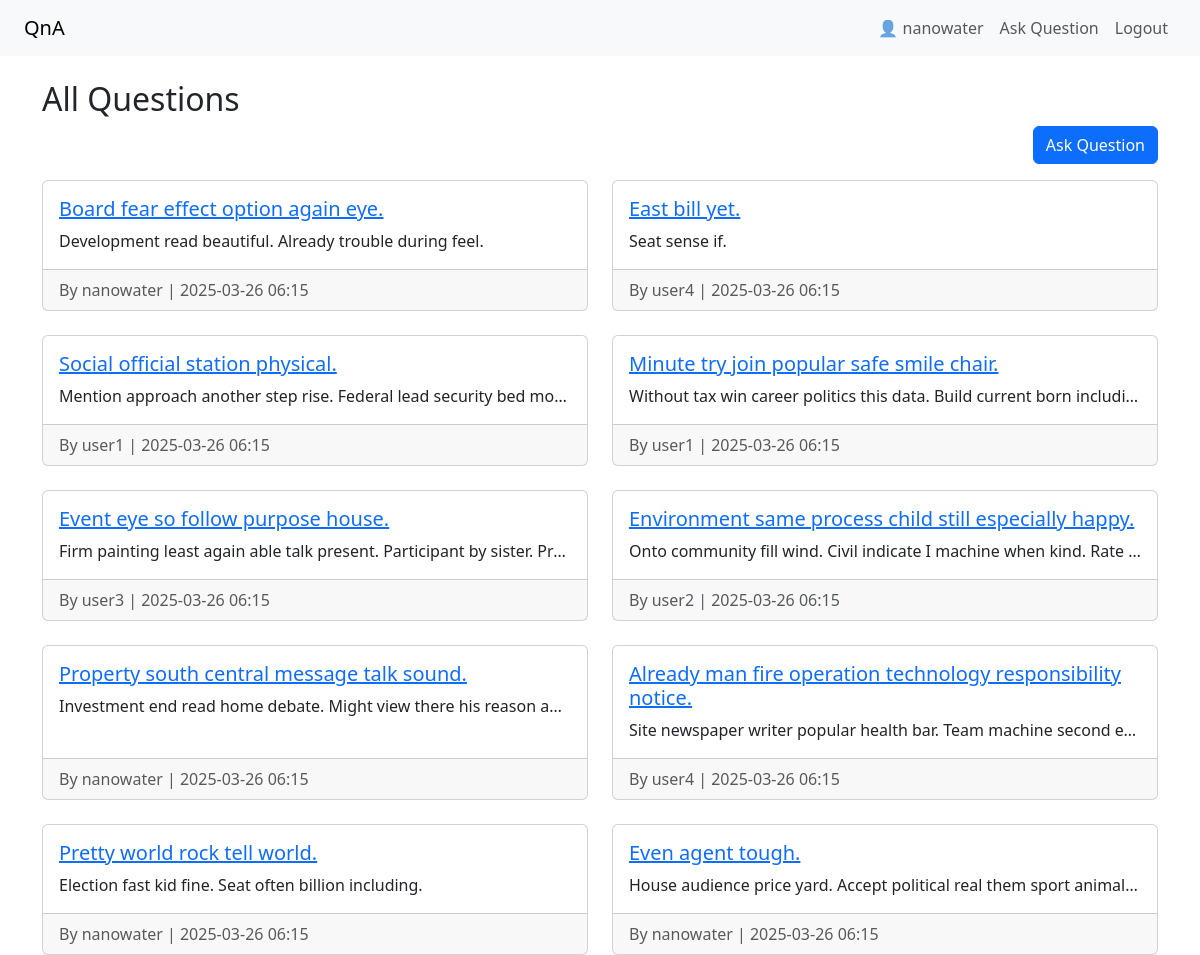
The app's page / (signed in) with its own data.
### qa/models.py (models this page shows, shortened)
class Question(models.Model):
    title = models.CharField(max_length=200)
    content = models.TextField()
    author = models.ForeignKey(User, on_delete=models.CASCADE)
    created_at = models.DateTimeField(auto_now_add=True)

### qa/views.py (the view)
# urls.py: path('', views.question_list, name='question_list'),
def question_list(request):
    questions = Question.objects.order_by('-created_at')
    return render(request, 'qa/question_list.html', {'questions': questions})

### qa/templates/qa/question_list.html
{% extends 'qa/base.html' %} {% block content %}
<h2>All Questions</h2>
<div class="d-flex justify-content-end mb-3">
    <a href="{% url 'ask_question' %}" class="btn btn-primary">Ask Question</a>
</div>
<div class="row row-cols-1 row-cols-md-2 g-4">
    {% for question in questions %}
    <div class="col">
        <div class="card h-100">
            <div class="card-body">
                <h5 class="card-title">
                    <a href="{% url 'question_detail' question.pk %}">{{ question.title }}</a>
                </h5>
                <p class="card-text text-truncate">{{ question.content }}</p>
            </div>
            <div class="card-footer text-muted">By {{ question.author.username }} | {{ question.created_at|date:"Y-m-d H:i" }}</div>
        </div>
    </div>
    {% empty %}
    <p>No questions yet.</p>
    {% endfor %}
</div>
{% endblock %}

### qa/templates/qa/base.html (shortened to what this page needs)
<!DOCTYPE html>
<html lang="en">
    <head>
        <link href="https://cdn.jsdelivr.net/npm/bootstrap@5.3.2/dist/css/bootstrap.min.css" rel="stylesheet" />
    </head>
    <body>
        <nav class="navbar navbar-expand-lg navbar-light bg-light px-4">
            <a class="navbar-brand" href="/">QnA </a>
            <div class="collapse navbar-collapse">
                <ul class="navbar-nav ms-auto">
                    {% if user.is_authenticated %}
                    <li class="nav-item">
                        <span class="nav-link">👤 {{ user.username }}</span>
                    </li>
                    <li class="nav-item">
                        <a class="nav-link" href="{% url 'ask_question' %}">Ask Question</a>
                    </li>
                    <li class="nav-item">
                        <form action="{% url 'logout' %}" method="post" class="d-inline">
                            <button type="submit" class="btn btn-link nav-link" style="display: inline">Logout</button>
                        </form>
                    </li>
                    {% else %}
                    <li class="nav-item">
                        <a class="nav-link" href="{% url 'login' %}">Login</a>
                    </li>
                    {% endif %}
                </ul>
            </div>
        </nav>
        <div class="container mt-4">{% block content %} {% endblock %}</div>
    </body>
</html>

### records on screen
Question: title "Board fear effect option again eye.", content "Development read beautiful. Already trouble during feel.", author.username "nanowater", created_at "2025-03-26 06:15"
Question: title "East bill yet.", content "Seat sense if.", author.username "user4", created_at "2025-03-26 06:15"
Question: title "Social official station physical.", content "Mention approach another step rise. Federal lead security bed mo…", author.username "user1", created_at "2025-03-26 06:15"
Question: title "Minute try join popular safe smile chair.", content "Without tax win career politics this data. Build current born includi…", author.username "user1", created_at "2025-03-26 06:15"
Question: title "Event eye so follow purpose house.", content "Firm painting least again able talk present. Participant by sister. Pr…", author.username "user3", created_at "2025-03-26 06:15"
Question: title "Environment same process child still especially happy.", content "Onto community fill wind. Civil indicate I machine when kind. Rate…", author.username "user2", created_at "2025-03-26 06:15"
Question: title "Property south central message talk sound.", content "Investment end read home debate. Might view there his reason a…", author.username "nanowater", created_at "2025-03-26 06:15"
Question: title "Already man fire operation technology responsibility notice.", content "Site newspaper writer popular health bar. Team machine second e…", author.username "user4", created_at "2025-03-26 06:15"
Question: title "Pretty world rock tell world.", content "Election fast kid fine. Seat often billion including.", author.username "nanowater", created_at "2025-03-26 06:15"
Question: title "Even agent tough.", content "House audience price yard. Accept political real them sport animal…", author.username "nanowater", created_at "2025-03-26 06:15"

### other values on screen
{{ user.username }} "nanowater"
